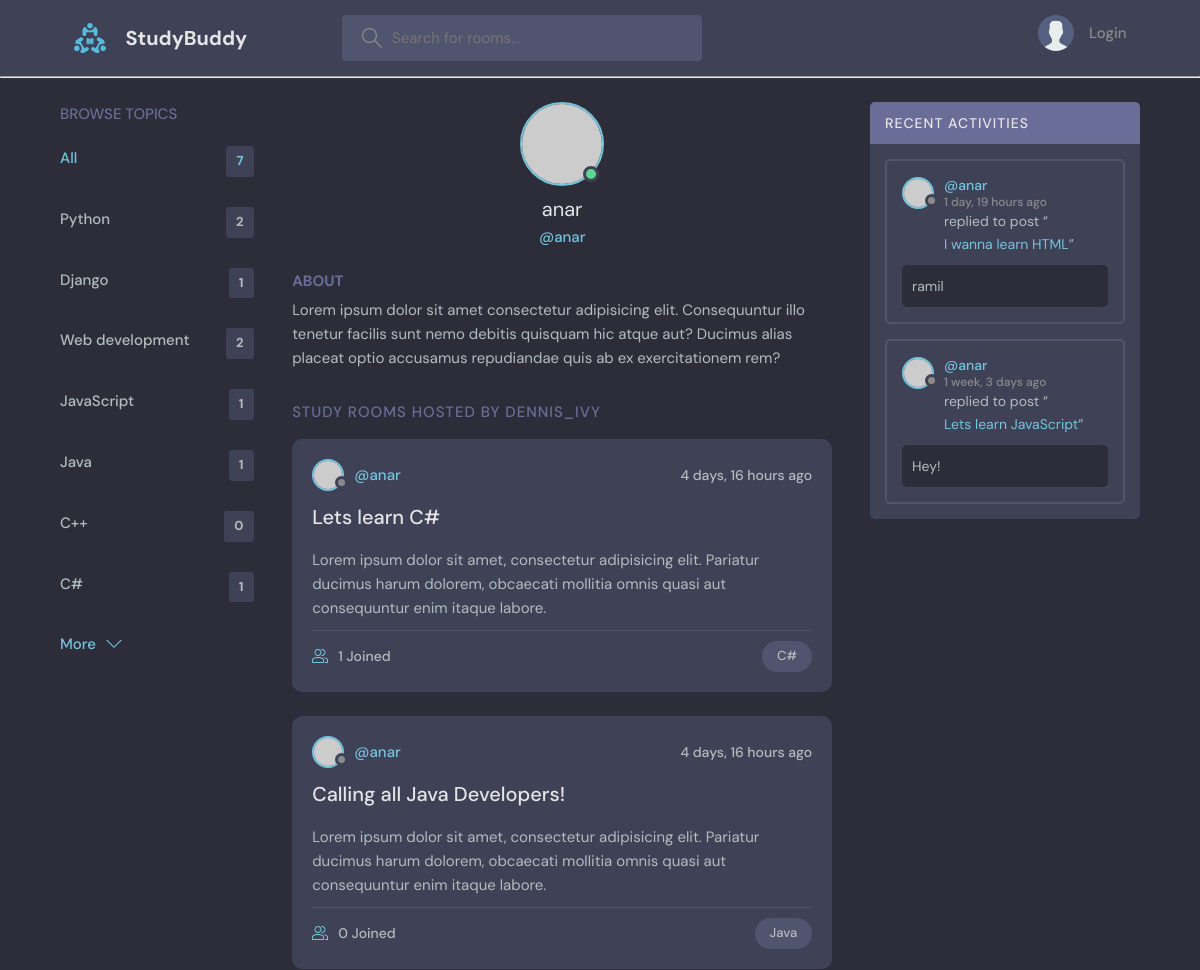
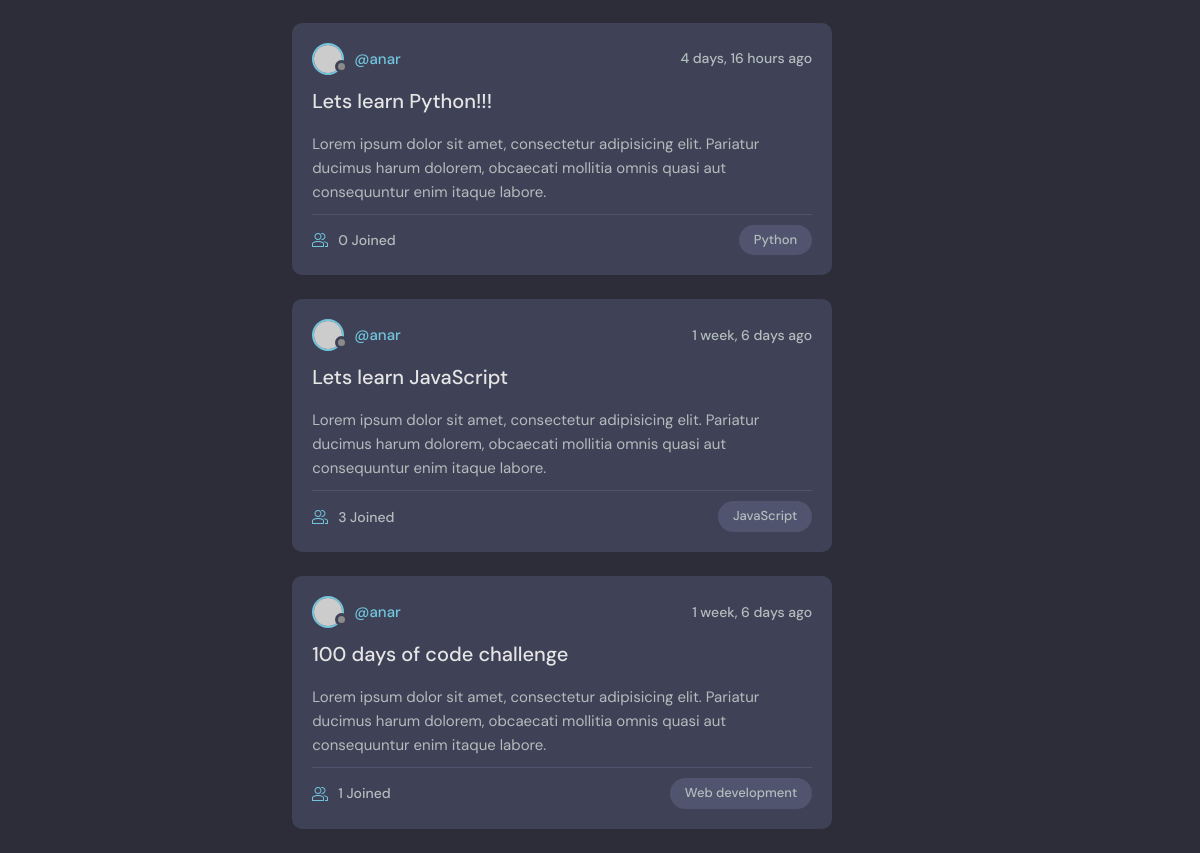
The app's page /profile/1 with its own data (2 pictures, top to bottom).
### base/models.py (models this page shows, shortened)
class Topic(models.Model):
    name = models.CharField(max_length=200)

class Room(models.Model):
    host = models.ForeignKey(User, models.SET_NULL, null=True)
    topic = models.ForeignKey(Topic, on_delete=models.SET_NULL, null=True)
    name = models.CharField(max_length=200)
    description = models.TextField(null=True, blank=True)
    participants = models.ManyToManyField(User, related_name='participants', blank=True)
    updated = models.DateTimeField(auto_now=True)
    created = models.DateTimeField(auto_now_add=True)
    class Meta:
        ordering = ['-updated', '-created']
    def __str__(self) -> str:
        return self.name

class Message(models.Model):
    user = models.ForeignKey(User, on_delete=models.CASCADE)
    room = models.ForeignKey(Room, on_delete=models.CASCADE)
    body = models.TextField()
    updated = models.DateTimeField(auto_now=True)
    created = models.DateTimeField(auto_now_add=True)
    class Meta:
        ordering = ['-updated', '-created']

### base/views.py (the view)
# urls.py: path('profile/<int:pk>', views.userProfile, name='user-profile'),
def userProfile(request, pk):
    user = User.objects.get(id=pk)
    rooms = user.room_set.all()
    room_messages = user.message_set.all()
    topics = Topic.objects.all()
    context = {'user': user, 'rooms': rooms, 'room_messages': room_messages, 'topics': topics}
    return render(request, 'base/profile.html', context)

### base/templates/base/profile.html (shortened to what this page needs)
{% extends 'main.html' %}
  {% block content %}
  <main class="profile-page layout layout--3">
    <div class="container">
      {% include 'base/topics_component.html' %}
      <div class="roomList">
        <div class="profile">
          <div class="profile__avatar">
            <div class="avatar avatar--large active">
              <img src="https://randomuser.me/api/portraits/men/11.jpg" />
            </div>
          </div>
          <div class="profile__info">
            <h3>{{user.username}}</h3>
            <p>@{{user.username}}</p>
          </div>
          <div class="profile__about">
            <h3>About</h3>
            <p>
              Lorem ipsum dolor sit amet consectetur adipisicing elit. Consequuntur illo tenetur
              facilis sunt nemo debitis quisquam hic atque aut? Ducimus alias placeat optio
              accusamus repudiandae quis ab ex exercitationem rem?
            </p>
          </div>
        </div>
        <div class="roomList__header">
          <div>
            <h2>Study Rooms Hosted by dennis_ivy</a>
            </h2>
          </div>
        </div>
        {% include 'base/feed_component.html' %}
      </div>
      {% include 'base/activity_component.html' %}
    </div>
  </main>
{% endblock content %}

### templates/main.html (shortened to what this page needs)
<!DOCTYPE html>
{% load static %}
<html lang="en">
  <head>
    <link rel="stylesheet" href="{%  static 'styles/style.css' %}" />
  </head>
  <body>
    {% include 'navbar.html' %}
    {% block content %}
    {% endblock content %}
  </body>
</html>

### templates/navbar.html (shortened to what this page needs)
{% load static %}
<header class="header header--loggedIn">
    <div class="container">
      <a href="{% url 'home' %}" class="header__logo">
        <img src="{% static 'images/logo.svg' %}" />
        <h1>StudyBuddy</h1>
      </a>
      <form method="GET" action="{% url 'home' %}" class="header__search">
        <label>
          <input name="q" placeholder="Search for rooms..." />
        </label>
      </form>
      <nav class="header__menu">
        {% if request.user.is_authenticated %}
        <div class="header__user">
          <a href="{% url 'update-user' %}">
            <div class="avatar avatar--medium active">
              <img src="https://randomuser.me/api/portraits/men/37.jpg" />
            </div>
            <p>{{ request.user.username }} <span>@{{ request.user.username }}</span></p>
          </a>
          <button class="dropdown-button">
            <svg version="1.1" xmlns="http://www.w3.org/2000/svg" width="32" height="32" viewBox="0 0 32 32">
              <title>chevron-down</title>
              <path d="M16 21l-13-13h-3l16 16 16-16h-3l-13 13z"></path>
            </svg>
          </button>
        </div>
        {% else %}
        <a href="{% url 'login' %}">
          <img src="{% static 'images/avatar.svg' %}" />
          <p>Login</p>
        </a>
        {% endif %}
      </nav>
    </div>
  </header>
<hr>

### base/templates/base/topics_component.html
<div class="topics">
    <div class="topics__header">
      <h2>Browse Topics</h2>
    </div>
    <ul class="topics__list">
      <li>
        <a href="{% url 'home' %}" class="active">All <span>{{topics.count}}</span></a>
      </li>
      {% for topic in topics %}
      <li>
        <a href="{% url 'home' %}?q={{topic.name}}">{{topic.name}}<span>{{ topic.room_set.all.count }}</span></a>
      </li>
      {% endfor %}
    </ul>
    <a class="btn btn--link" href="{% url 'topics' %}">
      More
      <svg version="1.1" xmlns="http://www.w3.org/2000/svg" width="32" height="32" viewBox="0 0 32 32">
        <title>chevron-down</title>
        <path d="M16 21l-13-13h-3l16 16 16-16h-3l-13 13z"></path>
      </svg>
    </a>
  </div>

### base/templates/base/feed_component.html (shortened to what this page needs)
{% for room in rooms %}
<div class="roomListRoom">
    <div class="roomListRoom__header">
      <a href="{% url 'user-profile' room.host.id %}" class="roomListRoom__author">
        <div class="avatar avatar--small">
          <img src="https://randomuser.me/api/portraits/women/11.jpg" />
        </div>
        <span>@{{room.host.username}}</span>
      </a>
      <div class="roomListRoom__actions">
        <span>{{room.created|timesince}} ago</span>
      </div>
    </div>
    <div class="roomListRoom__content">
      <a href="{% url 'room' room.id %}">{{room.name}}</a>
      <p>
        Lorem ipsum dolor sit amet, consectetur adipisicing elit. Pariatur ducimus harum dolorem, obcaecati
        mollitia omnis quasi aut consequuntur enim itaque labore.
      </p>
    </div>
    <div class="roomListRoom__meta">
      <a href="{% url 'room' room.id %}" class="roomListRoom__joined">
        {{room.participants.all.count}} Joined
      </a>
      <p class="roomListRoom__topic">{{room.topic.name}}</p>
    </div>
  </div>
{% endfor %}

### base/templates/base/activity_component.html (shortened to what this page needs)
<div class="activities">
    <div class="activities__header">
      <h2>Recent Activities</h2>
    </div>
    {% for message in room_messages %}
    <div class="activities__box">
      <div class="activities__boxHeader roomListRoom__header">
        <a href="{% url 'user-profile' message.user.id %}" class="roomListRoom__author">
          <div class="avatar avatar--small">
            <img src="https://randomuser.me/api/portraits/women/11.jpg" />
          </div>
          <p>
            @{{message.user}}
            <span>{{message.created|timesince}} ago</span>
          </p>
        </a>
      </div>
      <div class="activities__boxContent">
        <p>replied to post “<a href="{% url 'room' message.room.id %}">{{message.room}}</a>”</p>
        <div class="activities__boxRoomContent">
          {{message.body}}
        </div>
      </div>
    </div>
    {% endfor %}
  </div>

### records on screen
Topic: name "Python", room_set.all.count "2"
Topic: name "Django", room_set.all.count "1"
Topic: name "Web development", room_set.all.count "2"
Topic: name "JavaScript", room_set.all.count "1"
Topic: name "Java", room_set.all.count "1"
Topic: name "C++", room_set.all.count "0"
Topic: name "C#", room_set.all.count "1"
Room: host.username "anar", created "4 days, 16 hours", name "Lets learn C#", participants.all.count "1", topic.name "C#"
Room: host.username "anar", created "4 days, 16 hours", name "Calling all Java Developers!", participants.all.count "0", topic.name "Java"
Room: host.username "anar", created "4 days, 16 hours", name "Lets learn Python!!!", participants.all.count "0", topic.name "Python"
Room: host.username "anar", created "1 week, 6 days", name "Lets learn JavaScript", participants.all.count "3", topic.name "JavaScript"
Room: host.username "anar", created "1 week, 6 days", name "100 days of code challenge", participants.all.count "1", topic.name "Web development"
Message: user "anar", created "1 day, 19 hours", room "I wanna learn HTML", body "ramil"
Message: user "anar", created "1 week, 3 days", room "Lets learn JavaScript", body "Hey!"

### other values on screen
{{ topics.count }} "7"
{{ user.username }} "anar"
